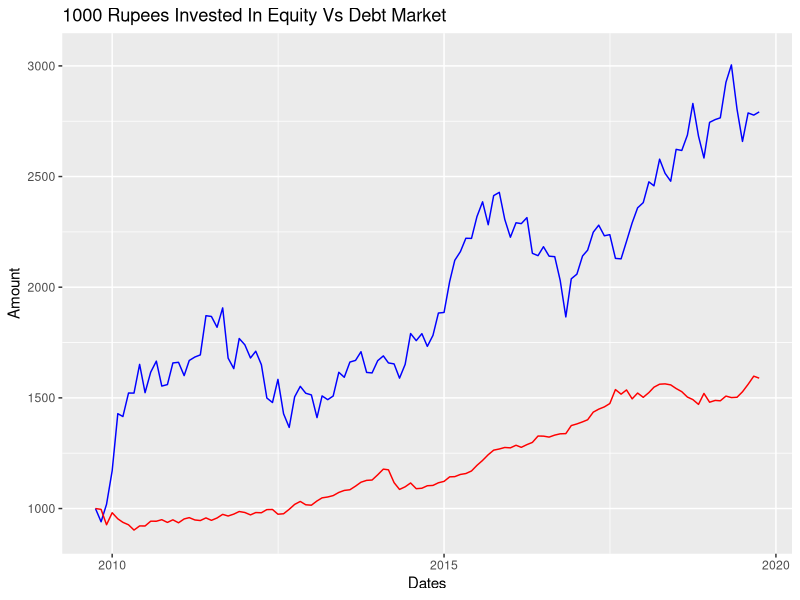

Write the R code that produced this figure.
library(ggplot2)
library(reshape2)
library(tidyr)
library(dplyr)

setwd('/home/b2xcare.intern/achavan/R-sabd')

getwd() # prints current working directory
mydata = read.csv("CSVForMonth.csv", header = TRUE)

mydata$Month <- as.Date(mydata$Month, '%d-%B-%Y')
head(mydata)

sensexData <- data.frame(mydata$Month,
                         amt.Change = mydata$Sensex.1000)

gsecData <- data.frame(mydata$Month,
                       amt.Change = mydata$Gsec.1000)

cols = c("dates", "Amount")
colnames(sensexData) = cols
colnames(gsecData) = cols

ggplot() +
  geom_line(data = sensexData, aes(x = dates, y = Amount), color = "blue") +
  geom_line(data = gsecData, aes(x = dates, y = Amount), color = "red") +
  xlab('Dates') +
  ylab('Amount') +
  ggtitle("1000 Rupees Invested In Equity Vs Debt Market") +
  theme(legend.position = "bottom")
